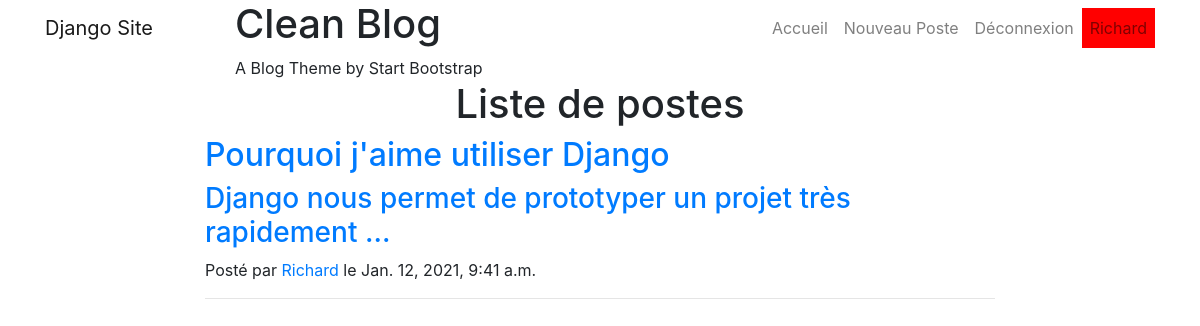
The app's page / (signed in) with its own data.
### blog/models.py (models this page shows, shortened)
class Post(models.Model):
	author = models.ForeignKey('auth.User',on_delete=models.CASCADE)
	title = models.CharField(max_length=200)
	text = models.TextField()
	created_date = models.DateTimeField(default=timezone.now)
	published_date = models.DateTimeField(blank=True,null=True)

### blog/views.py (the view)
# urls.py: path('',views.post_list_view,name='post_list'),
def post_list_view(request):
	posts= Post.objects.filter(published_date__lte=timezone.now()).order_by('-published_date')
	return render(request,'blog/posts_list.html',{'posts':posts})

### blog/templates/blog/posts_list.html
{% extends "base.html" %}
	{% block content%}
 {% include '_blog_header.html' %}
	<h1 class="text-center text-decoration-underline">Liste de postes </h1>
		<div class="row">
			<div class="col-lg-8 col-md-10 mx-auto">
			{% for i in posts%}
				<div class="post-preview">
	          <a href="{% url 'post_detail' i.id%}">
	            <h2 class="post-title">
	              {{i.title}}
	            </h2>
	            <h3 class="post-subtitle">
	              {{i.text|truncatechars:60}}
	            </h3>
	          </a>
	          <p class="post-meta">Posté par
	            <a href="#">{{i.author.username}}</a>
	            le {{i.published_date}}</p>
	        </div>
	        <hr>
				{% empty%}
				<p>Aucun Post pour le moment </p>
			{% endfor %%}
			</div>
		</div>
{% endblock%}

### templates/nav.html (shortened to what this page needs)
  <nav class="navbar navbar-expand-lg navbar-light fixed-top" id="mainNav">
    <div class="container">
      <a class="navbar-brand" href="{% url 'post_list' %}">Django Site</a>
      <div class="collapse navbar-collapse" id="navbarResponsive">
        <ul class="navbar-nav ml-auto">
          <li class="nav-item">
            <a class="nav-link" href="{% url 'post_list' %}">Accueil</a>
          </li>
      {% if user.is_authenticated %}
          <li class="nav-item">
            <a class="nav-link" href="{% url 'post_new' %}">Nouveau Poste</a>
          </li>
      {% endif %}
    {% if not user.is_authenticated %}
    <li class="nav-item">
            <a class="nav-link" href="{% url 'login' %}">Connexion</a>
          </li>
          <li class="nav-item">
            <a class="nav-link" href="{% url 'signup' %}">Inscription</a>
          </li>
    {% else %}
    <li class="nav-item">
            <a class="nav-link" href="{% url 'logout' %}">Déconnexion</a>
          </li>
      {% endif %}
         {% if user.is_authenticated %}
          <li style="background-color: red;" class="nav-item">
            <a class="nav-link" href="{% url 'post_new' %}">{{user.username}}</a>
          </li>
      {% endif %}
        </ul>
      </div>
    </div>
  </nav>

### records on screen
Post: title "Pourquoi j'aime utiliser Django", text "Django nous permet de prototyper un projet très rapidement …", author.username "Richard", published_date "Jan. 12, 2021, 9:41 a.m."

### other values on screen
{{ user.username }} "Richard"
